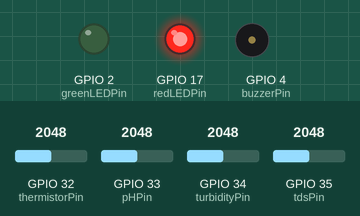
A sketch run on a simulated ESP32. Parts: output pins drawn as LEDs (lit = HIGH), buzzer (waves = sounding, pin HIGH). The test bench sets the inputs (shaded band); at power-on: GPIO 32 (thermistorPin) = 2048, GPIO 33 (pHPin) = 2048, GPIO 34 (turbidityPin) = 2048, GPIO 35 (tdsPin) = 2048. WiFi joins after 1.5 s; servers stay silent unless stated; uploads are accepted with an empty reply; what the sketch prints to the serial monitor is not drawn.

Above: at 4.0 s.
At 10.1 s:
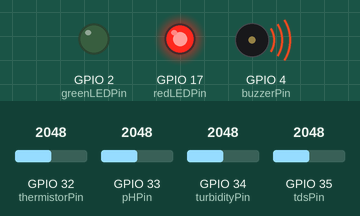
Timing chart, 0 to 17.0 s (numbered marks = the images above):
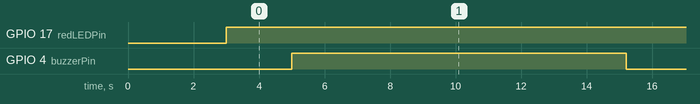

Measured:
- by itself, GPIO 17 (redLEDPin): LOW → HIGH at 3.0 s
- by itself, GPIO 4 (buzzerPin): alternates HIGH for 10.2 s and LOW for 2.0 s

The sketch:

code.ino
```cpp
#include <WiFi.h>
#include <HTTPClient.h>

const char *ssid = "iQOO Neo9 Pro";
const char *password = "1234567890";

const int turbidityPin = 34;
const int tdsPin = 35;
const int thermistorPin = 32;
const int buzzerPin = 4;
const int greenLEDPin = 2;
const int redLEDPin = 17;
const int pHPin = 33;

const char *serverUrl = "http://192.168.161.92:5000/data";

void setup()
{
  Serial.begin(115200);
  pinMode(greenLEDPin, OUTPUT);
  pinMode(redLEDPin, OUTPUT);
  pinMode(buzzerPin, OUTPUT);
  delay(1000);
  WiFi.begin(ssid, password);
  while (WiFi.status() != WL_CONNECTED)
  {
    delay(1000);
  }
}

void loop()
{
  if (WiFi.status() == WL_CONNECTED)
  {
    HTTPClient http;
    http.begin(serverUrl);
    http.addHeader("Content-Type", "application/json");

    int turbidityValue = analogRead(turbidityPin);
    int tdsValue = analogRead(tdsPin);
    int thermistorValue = analogRead(thermistorPin);
    int pHValue = analogRead(pHPin);

    float turbidityVoltage = turbidityValue * (3.3 / 4095.0);
    float turbidityNTU = -2572.2 * turbidityVoltage * turbidityVoltage + 8700.5 * turbidityVoltage - 4352.9;

    float voltageTDS = tdsValue * (3.3 / 4095.0);
    float coef = 1.0 + 0.02 * ((1.0 / (1.0 / 298.15 + (1.0 / 3950.0) * log((10000.0 * (3.3 / (thermistorValue * (3.3 / 4095.0))) - 10000.0) / 10000.0)) - 273.15) - 25.0);
    float compV = voltageTDS / coef;
    float tds = (133.42 * pow(compV, 3) - 255.86 * pow(compV, 2) + 857.39 * compV) * 0.5;

    float thermistorVoltage = thermistorValue * (3.3 / 4095.0);
    float resistance = 10000.0 * (3.3 / thermistorVoltage - 1.0);
    const float B = 3950.0;
    const float R0 = 10000.0;
    const float T0 = 298.15;
    float temperatureK = 1.0 / (1.0 / T0 + (1.0 / B) * log(resistance / R0));
    float temperatureC = temperatureK - 273.15;

    float pHVoltage = pHValue * (3.3 / 4095.0);
    const float midV = 1.65;
    const float slope = 0.05916;
    float pH = 7.0 + (pHVoltage - midV) / slope;

    Serial.print("Turbidity NTU: ");
    Serial.print(turbidityNTU);
    Serial.print(" | TDS ppm: ");
    Serial.print(tds, 1);
    Serial.print(" | Temp °C: ");
    Serial.print(temperatureC, 1);
    Serial.print(" | pH: ");
    Serial.println(pH, 2);

    bool turbiditySafe = turbidityNTU <= 5;
    bool tdsSafe = tds >= 50 && tds <= 500;
    bool pHSafe = pH >= 6.5 && pH <= 7.5;

    if (turbiditySafe && tdsSafe && pHSafe)
    {
      digitalWrite(greenLEDPin, HIGH);
      digitalWrite(redLEDPin, LOW);
      digitalWrite(buzzerPin, HIGH);
    }
    else
    {
      digitalWrite(greenLEDPin, LOW);
      digitalWrite(redLEDPin, HIGH);
      digitalWrite(buzzerPin, LOW);
      delay(2000);
      digitalWrite(buzzerPin, HIGH);
    }

    String jsonData = "{\"tds\": " + String(tds, 2) + ", \"turbidity\": " + String(turbidityNTU, 2) + ", \"ph\": " + String(pH, 2) + ", \"temperature\": " + String(temperatureC, 2) + "}";

    int httpResponseCode = http.POST(jsonData);
    http.end();
  }

  delay(10000);
}
```
